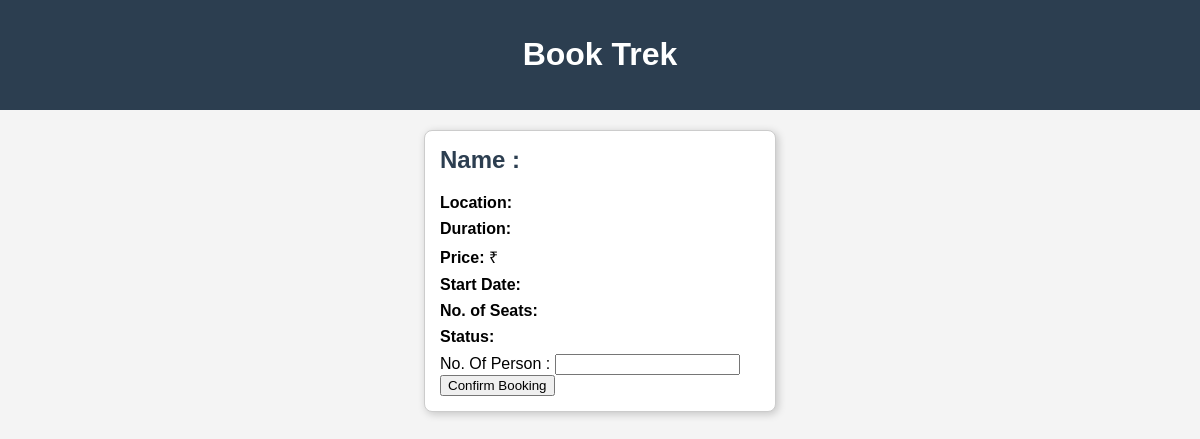
The page /book_trek/6 on the database as committed earlier.
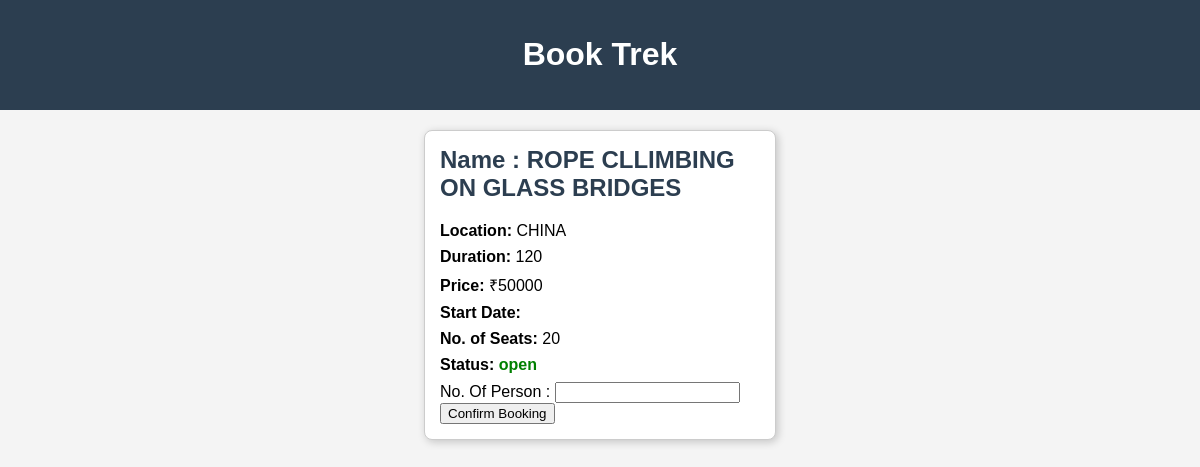
The same page on the database as committed later.
### app.py (models this page shows)
class Trek(db.Model):
    __tablename__ = "treks"
    trek_id = db.Column(db.Integer, primary_key = True)
    trek_name = db.Column (db.String(50), nullable = False )
    location = db.Column(db.String(50), nullable = False )
    price = db.Column(db.Integer, nullable = False )
    duration = db.Column(db.String(30), nullable = False)
    difficulty = db.Column(db.String(10),nullable = False)
    total_seat = db.Column(db.Integer, nullable = False )
    available_seat = db.Column (db.Integer, nullable = False)
    status = db.Column (db.String , nullable = False , default = "open" )
    assigned_staff_id = db.Column(db.Integer,db.ForeignKey("users.user_id") )
    user = db.relationship("User", backref ="treks")

### app.py (the view)
@app.route("/book_trek/<int:trek_id>", methods =["GET","POST"])
def bookTrek(trek_id):
    selectTrek = Trek.query.filter_by(trek_id = trek_id).first()
    if request.method == "POST":
        user_id = session.get("user_id")
        print(user_id)
        if user_id is None :
            return redirect("/login/")
        bookedSeat =int( request.form["people"])
        selectTrek.available_seat -= bookedSeat
        Book = Booking(
            user_id = user_id ,
            trek_id = selectTrek.trek_id ,
            number_of_people = bookedSeat,
            booking_date = datetime.today().date(),
            booking_status  = "confirmed"
        )
        db.session.add(Book)
        db.session.commit()
        return redirect("/myBookings")
    else :
        return render_template("bookTrek.html" ,booking = selectTrek)

### templates/bookTrek.html (shortened to what this page needs)
<!DOCTYPE html>
<html lang="en">
<head>
</head>
<body>
<header>
    <h1>Book Trek</h1>
</header>
<div class="container">
<div class="cards">
    <div class="card">
        <h2>Name : {{ booking.trek_name }}</h2>
        <p><strong>Location:</strong> {{ booking.location }}</p>
        <p><strong>Duration:</strong> {{ booking.duration }}</p>
        <p><strong>Price:</strong> ₹{{ booking.price }}</p>
        <p><strong>Start Date:</strong> {{ booking.start_date }}</p>
        <p><strong>No. of Seats:</strong> {{ booking.available_seat}}</p>
        <p><strong>Status:</strong>
            <span class="status">{{ booking.status }}</span>
        </p>
<form  action ="#" method ="POST">
    <lable for ="people"> No. Of Person : </label>
    <input type = "number" name = "people" id ="people">
    <button> Confirm Booking </button>
</form >
</div>
</div>
</div>
</body>
</html>

Rows that differ between the two databases and show on the page:
added Trek: trek_name "ROPE CLLIMBING ON GLASS BRIDGES", location "CHINA", duration "120", price "50000", available_seat "20", status "open"
